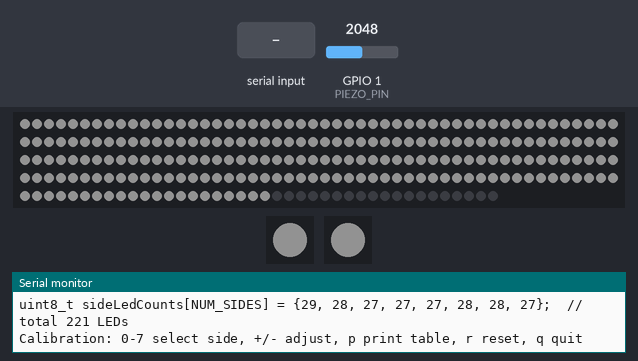
A sketch run on a simulated ESP32-S3. Shown: 240 RGB LEDs in strip order, left to right, continuing on the next row, 2 × 1 RGB LEDs in strip order, left to right, the last lines printed to the serial monitor. The test bench sets the inputs (shaded band); at power-on: GPIO 1 (PIEZO_PIN) = 2048. Dim RGB values are drawn brighter than linear; EEPROM starts erased.

Above: at 1.9 s.
2.0 s: GPIO 1 (PIEZO_PIN) set to 2990
3.5 s: GPIO 1 (PIEZO_PIN) set to 3095
5.0 s: "90,45\n" received over Serial
At 6.2 s:
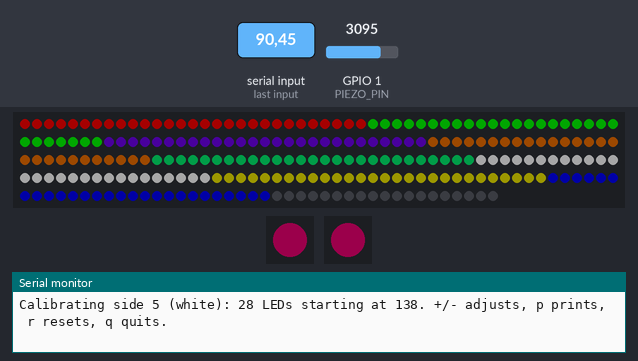
6.5 s: "-" received over Serial
At 7.7 s:
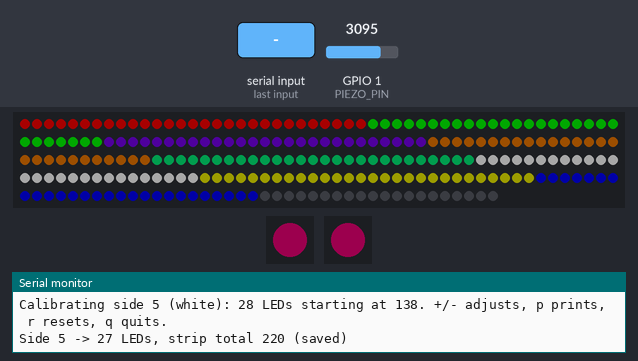
8.0 s: "r90\n" received over Serial
At 9.2 s:
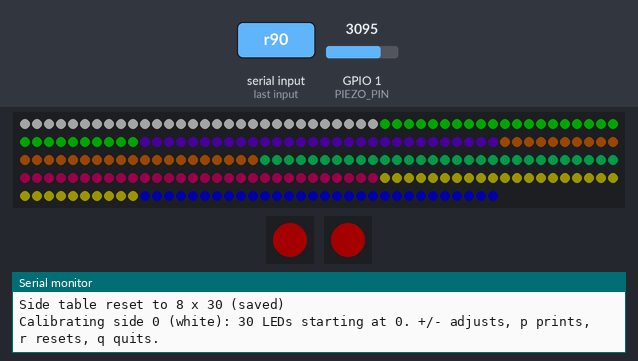
9.5 s: "q" received over Serial
At 10.0 s:
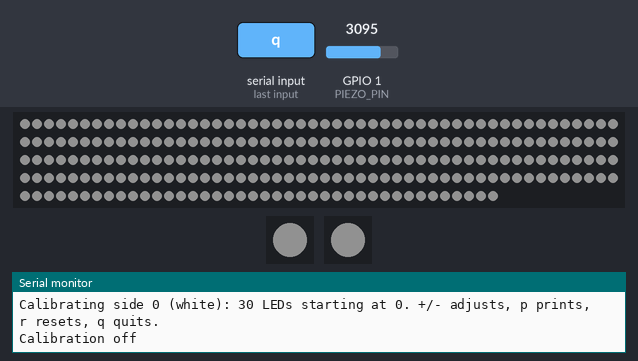
Timing chart, 0 to 12.0 s (numbered marks = the images above; inputs shaded):
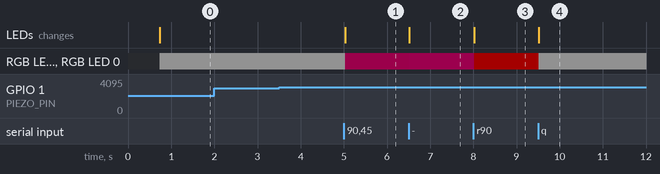

The sketch:

tap_light.ino
```cpp
#include <FastLED.h>
#include <Preferences.h>

// Targets ESP32-S3 (e.g. ESP32-S3-DevKitC-1). Piezo on ADC1 GPIO 1.
// Modes render on the external strip (GPIO 11) AND the onboard RGB pixel,
// so tap -> color cycling is testable before any strip is wired.
#define LED_PIN          11
#define NUM_LEDS         240   // buffer ceiling; the lit total is sideStarts[NUM_SIDES]
#define BRIGHTNESS       255   // FastLED's power cap does the real limiting (5 A DC fuse)
// Bench workaround while the strip has a single power feed: cap low enough
// that voltage droop stays invisible (confirmed: fade visible at 1.5 A,
// uniform at ~0.5 A). Restore to 4500 (the 5 A fuse ceiling) once the
// mid + end power-injection points are wired.
#define MAX_POWER_MA     700
#define LED_TYPE         WS2812B
#define COLOR_ORDER      GRB
#define NUM_SIDES        8

// Onboard RGB pixel, driven on both DevKitC-1 candidate pins (v1.0 = 48, v1.1 = 38)
#define ONBOARD_PIN_A    48
#define ONBOARD_PIN_B    38

const uint8_t PIEZO_PIN = 1;

// Adaptive tap detection: the piezo's resting level is averaged at boot, then
// tracked with a slow moving average. A tap fires when a reading jumps
// TAP_DELTA above that baseline. Spike readings never feed the average, so
// taps don't desensitize the sensor, while slow drift (temperature, mounting
// pressure, ambient vibration) is absorbed automatically.
const uint16_t TAP_DELTA = 1000;
const uint16_t DEBOUNCE_MS = 500;
const uint8_t NUM_MODES = 7;

// Per-side LED counts. Corner cuts eat 1-2 LEDs unpredictably, so the octagon's
// sides aren't uniform — this table is the source of truth for where each side
// starts. Calibrate over serial (0-7 select side, +/- adjust, p print, r reset,
// q quit); the result persists in NVS namespace "octagon", which turn_counter
// reads too, so a bench calibration carries over.
uint8_t sideLedCounts[NUM_SIDES] = {29, 28, 27, 27, 27, 28, 28, 27};  // calibrated 2026-07-21, 221 LEDs total
uint16_t sideStarts[NUM_SIDES + 1];  // prefix sums; sideStarts[NUM_SIDES] = lit total

CRGB leds[NUM_LEDS];
CRGB onboardA[1];
CRGB onboardB[1];
Preferences prefs;      // "taplight": last mode
Preferences sidePrefs;  // "octagon": calibrated side table
uint8_t currentMode = 0;
int8_t calibSide = -1;  // >= 0 while calibrating: strip shows side colors, taps don't change modes
bool calibBlink = true; // blink phase of the selected side (white <-> black)
uint32_t lastTapMs = 0;
uint32_t baselineAcc = 0;   // fixed-point moving average of the resting level, scaled by 64
uint8_t rainbowHue = 0;

uint16_t baseline() { return baselineAcc >> 6; }

void rebuildSideStarts() {
  sideStarts[0] = 0;
  for (uint8_t s = 0; s < NUM_SIDES; s++) {
    sideStarts[s + 1] = sideStarts[s] + sideLedCounts[s];
  }
}

uint16_t totalLeds() { return sideStarts[NUM_SIDES]; }

bool validSideTable(const uint8_t *t) {
  uint16_t total = 0;
  for (uint8_t s = 0; s < NUM_SIDES; s++) {
    if (t[s] < 1 || t[s] > 60) return false;
    total += t[s];
  }
  return total <= NUM_LEDS;
}

void loadSideTable() {
  uint8_t stored[NUM_SIDES];
  if (sidePrefs.getBytes("sides", stored, NUM_SIDES) == NUM_SIDES && validSideTable(stored)) {
    memcpy(sideLedCounts, stored, NUM_SIDES);
    Serial.println("Loaded calibrated side table from NVS");
  }
  rebuildSideStarts();
}

void saveSideTable() {
  sidePrefs.putBytes("sides", sideLedCounts, NUM_SIDES);
}

void printSideTable() {
  Serial.print("uint8_t sideLedCounts[NUM_SIDES] = {");
  for (uint8_t s = 0; s < NUM_SIDES; s++) {
    Serial.printf("%u%s", sideLedCounts[s], s < NUM_SIDES - 1 ? ", " : "");
  }
  Serial.printf("};  // total %u LEDs\n", totalLeds());
}

// One distinct hue per side, so every physical corner should be a color flip.
// Hues advance by 96 (not 32) so neighbors sit far apart on the color wheel —
// 32-spacing put the sides in rainbow order and read as one smooth gradient.
// The side being calibrated blinks white instead.
void renderSideColors() {
  for (uint8_t s = 0; s < NUM_SIDES; s++) {
    CRGB c = (calibSide == s) ? (calibBlink ? CRGB(CRGB::White) : CRGB(CRGB::Black))
                              : CRGB(CHSV(s * 96, 255, 255));
    fill_solid(&leds[sideStarts[s]], sideLedCounts[s], c);
  }
  fill_solid(&leds[totalLeds()], NUM_LEDS - totalLeds(), CRGB::Black);
}

void renderMode(uint8_t mode) {
  uint16_t total = totalLeds();
  switch (mode) {
    case 0: fill_solid(leds, total, CRGB::White); break;  // connection test: every LED lit
    case 1: fill_solid(leds, total, CRGB(30, 100, 255)); break;
    case 2: fill_solid(leds, total, CRGB(60, 220, 80)); break;
    case 3: fill_solid(leds, total, CRGB(255, 200, 50)); break;
    case 4: renderSideColors(); break;
    case 5:
      for (uint16_t i = 0; i < total; i++) {
        leds[i] = CHSV((i * 256 / total), 255, 255);
      }
      break;
    case 6: fill_solid(leds, NUM_LEDS, CRGB::Black); break;
  }
  fill_solid(&leds[total], NUM_LEDS - total, CRGB::Black);
  // The onboard pixel mirrors the mode. Rainbow animates from loop() instead —
  // a single pixel can't show a gradient, so it cycles hue over time.
  onboardA[0] = onboardB[0] = (mode == 5) ? CRGB(CHSV(rainbowHue, 255, 255)) : leds[0];
  FastLED.show();
}

void renderCurrent() {
  if (calibSide >= 0) {
    renderSideColors();
    onboardA[0] = onboardB[0] = CHSV(calibSide * 96, 255, 255);
    FastLED.show();
  } else {
    renderMode(currentMode);
  }
}

void handleSerial() {
  while (Serial.available()) {
    char c = Serial.read();
    if (c >= '0' && c < '0' + NUM_SIDES) {
      calibSide = c - '0';
      calibBlink = true;
      Serial.printf("Calibrating side %d (white): %u LEDs starting at %u. +/- adjusts, p prints, r resets, q quits.\n",
                    calibSide, sideLedCounts[calibSide], sideStarts[calibSide]);
      renderCurrent();
    } else if ((c == '+' || c == '=' || c == '-') && calibSide >= 0) {
      calibBlink = true;
      if (c == '-') {
        if (sideLedCounts[calibSide] > 1) sideLedCounts[calibSide]--;
      } else {
        if (sideLedCounts[calibSide] < 60 && totalLeds() < NUM_LEDS) sideLedCounts[calibSide]++;
      }
      rebuildSideStarts();
      saveSideTable();
      renderCurrent();
      Serial.printf("Side %d -> %u LEDs, strip total %u (saved)\n",
                    calibSide, sideLedCounts[calibSide], totalLeds());
    } else if (c == 'p') {
      printSideTable();
    } else if (c == 'r') {
      for (uint8_t s = 0; s < NUM_SIDES; s++) sideLedCounts[s] = 30;
      rebuildSideStarts();
      saveSideTable();
      renderCurrent();
      Serial.println("Side table reset to 8 x 30 (saved)");
    } else if (c == 'q') {
      calibSide = -1;
      renderCurrent();
      Serial.println("Calibration off");
    }
  }
}

void setup() {
  Serial.begin(115200);
  delay(200);

  prefs.begin("taplight", false);
  currentMode = prefs.getUChar("mode", 0);
  if (currentMode >= NUM_MODES) currentMode = 0;

  sidePrefs.begin("octagon", false);
  loadSideTable();

  FastLED.addLeds<LED_TYPE, LED_PIN, COLOR_ORDER>(leds, NUM_LEDS);
  FastLED.addLeds<WS2812B, ONBOARD_PIN_A, GRB>(onboardA, 1);
  FastLED.addLeds<WS2812B, ONBOARD_PIN_B, GRB>(onboardB, 1);
  FastLED.setBrightness(BRIGHTNESS);
  // Full-strip white at 255 would pull ~14 A; scale any frame that would
  // exceed the 5 A DC-side fuse. Colored modes rarely hit this ceiling.
  FastLED.setMaxPowerInVoltsAndMilliamps(5, MAX_POWER_MA);

  pinMode(PIEZO_PIN, INPUT);

  // Seed the baseline with ~0.5 s of quiet readings before accepting taps.
  uint32_t sum = 0;
  for (uint8_t i = 0; i < 100; i++) {
    sum += analogRead(PIEZO_PIN);
    delay(5);
  }
  baselineAcc = (sum / 100) << 6;
  Serial.printf("Piezo baseline: %u (tap fires at baseline + %u)\n", baseline(), TAP_DELTA);
  printSideTable();
  Serial.println("Calibration: 0-7 select side, +/- adjust, p print table, r reset, q quit");

  renderMode(currentMode);
}

void loop() {
  uint32_t now = millis();

  handleSerial();

  // Rainbow mode: keep the onboard pixel's hue moving so one LED reads as "rainbow"
  static uint32_t lastHueMs = 0;
  if (calibSide < 0 && currentMode == 5 && now - lastHueMs >= 20) {
    lastHueMs = now;
    rainbowHue++;
    onboardA[0] = onboardB[0] = CHSV(rainbowHue, 255, 255);
    FastLED.show();
  }

  uint16_t reading = analogRead(PIEZO_PIN);
  bool spike = reading > baseline() + TAP_DELTA;

  if (spike && now - lastTapMs > DEBOUNCE_MS) {
    lastTapMs = now;
    if (calibSide >= 0) {
      Serial.printf("Tap ignored during calibration (reading %u)\n", reading);
    } else {
      currentMode = (currentMode + 1) % NUM_MODES;
      prefs.putUChar("mode", currentMode);
      renderMode(currentMode);
      Serial.printf("Tap: reading %u, baseline %u (delta %u) -> mode %d\n",
                    reading, baseline(), reading - baseline(), currentMode);
    }
  } else if (!spike) {
    baselineAcc += reading - baseline();  // slow average, tau ~0.3 s at 5 ms/loop
  }

  delay(5);
}
```

Measured:
- after the input at 2.0 s, every drawn part: stays the same
- after the input at 3.5 s, every drawn part: stays the same
- after the input at 5.0 s, RGB LED 0, RGB LED 0: RGB(18, 18, 18) → RGB(27, 0, 13) at once; the LEDs: change at once (image 1)
- after the input at 6.5 s, RGB LED 0, RGB LED 0: RGB(27, 0, 13) → RGB(28, 0, 14) at once; the LEDs: change at once (image 2)
- after the input at 8.0 s, RGB LED 0, RGB LED 0: RGB(28, 0, 14) → RGB(38, 0, 0) at once; the LEDs: change at once (image 3)
- after the input at 9.5 s, RGB LED 0, RGB LED 0: RGB(38, 0, 0) → RGB(17, 17, 17) at once; the LEDs: change at once (image 4)
